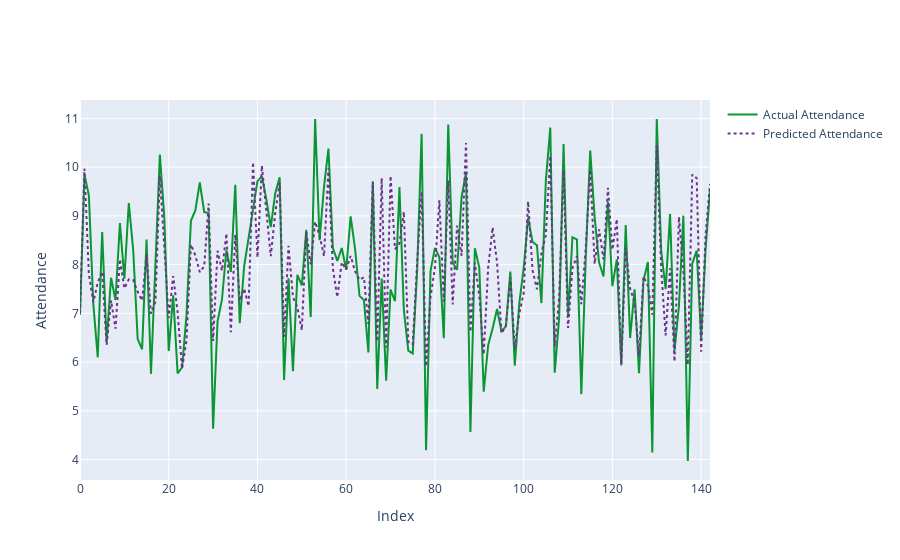

The cell this chart's notebook holds for it:
### Code cell
trace0 = go.Scatter(
    y = y_test,
    x = np.arange(200), 
    mode = 'lines', 
    name = 'Actual Attendance',
    marker = dict(
    color = 'rgb(10, 150, 50)')
)

trace1 = go.Scatter(
    y = y_pred,
    x = np.arange(200), 
    mode = 'lines', 
    name = 'Predicted Attendance',
    line = dict(
        color = 'rgb(110, 50, 140)',
        dash = 'dot'
    )
)


layout = go.Layout(
    xaxis = dict(title = 'Index'), 
    yaxis = dict(title = 'Attendance')
)

figure = go.Figure(data = [trace0, trace1], layout = layout)
iplot(figure)

### Figure 1 — Plotly figure (JSON) as saved in the notebook; plotly's stock layout.template omitted (floating-point values rounded to 4 significant figures; data arrays with more than 128 entries replaced by an {"elided": "..."} marker saying what was removed)
{"data": [{"marker": {"color": "rgb(10, 150, 50)"}, "mode": "lines", "name": "Actual Attendance", "type": "scatter", "x": {"elided": "200 int values"}, "y": {"elided": "143 float values"}}, {"line": {"color": "rgb(110, 50, 140)", "dash": "dot"}, "mode": "lines", "name": "Predicted Attendance", "type": "scatter", "x": {"elided": "200 int values"}, "y": {"elided": "143 float values"}}], "layout": {"xaxis": {"title": {"text": "Index"}}, "yaxis": {"title": {"text": "Attendance"}}}}
